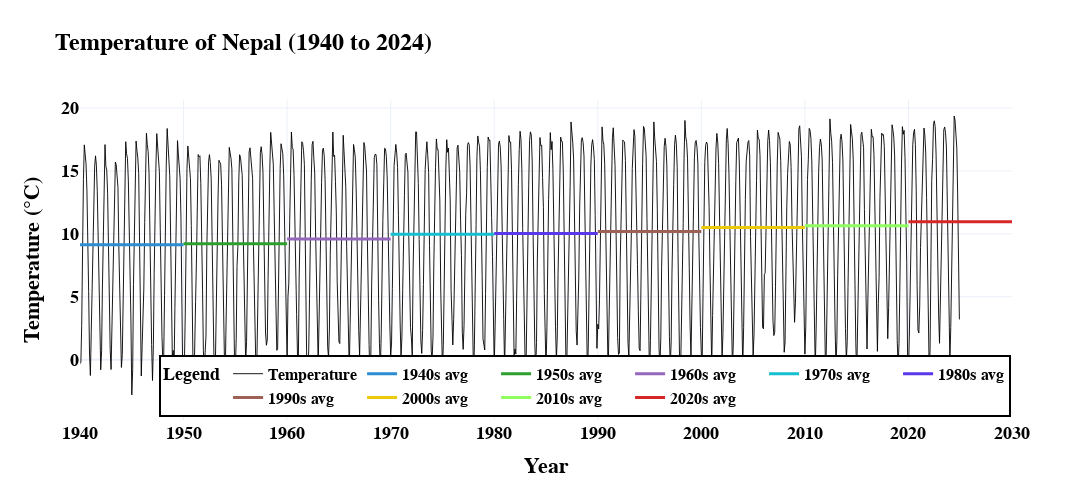

The notebook cell saved with this chart:
### Code cell
#Plotting a graph that shows the temperatures for each month from 1940 to 2024 in a single time series along with decade averages

fig = go.Figure()

#Getting date and temperature to plot the time series
temp = df_monthly_temp['monthly_temperature_C']
years = df_monthly_temp['date']

#Plotting the temperatures from 1940 to 2024
fig.add_trace(go.Scatter(
    x = years, y = temp,
    mode = 'lines',
    line = dict( width = 1, color = 'black'),
    opacity = 0.9,
    name = 'Temperature',
    hovertemplate=
            '<b>Date:</b> %{x}<br>' +
            '<b>Temperature:</b> %{y:.2f} °C<extra></extra>'
))

#Plotting straight lines for each decade averages

#Setting different colors for each decade average
decade_colors = {1940: "#2d8dd2", 1950: "#2ca02c", 1960: "#9467bd", 1970: "#17becf", 1980:"#5b37ea", 1990:"#9e6155", 2000:"#ecca0a", 2010:"#91fe5f", 2020:'#d62728', }  

#Plotting a straight line for each decade average temperature and making them each a different color
for _, row in decade_avg.iterrows():
    start_year = pd.to_datetime(f"{row['decade']}-01-01") #Start of the decade
    end_year = pd.to_datetime(f"{row['decade']+9}-12-31") #End of the decade
    fig.add_trace(go.Scatter(
        x = [start_year, end_year],
        y = [row['avg_decade_temp_C']] * 2,
        mode = 'lines',
        line = dict(width = 3, color = decade_colors[row['decade']]),
        name = f"{int(row['decade'])}s avg",
        hovertemplate = 
        f"<b>Decade:</b> {int(row['decade'])}s<br><b>Avg Temperature:</b> {row['avg_decade_temp_C']:.2f} °C<extra></extra>"
    ))

#Overall layout for the graph
fig.update_layout(
    title = "Temperature of Nepal (1940 to 2024)",
    title_font = dict(size = 24, family = "Calibri", color = "black", weight  =  'bold'),  
    xaxis = dict(
        title = "Year",
        title_font = dict(size = 22, family = "Calibri", color = "black", weight  =  'bold'),  
        tickfont = dict(size = 18, family = "Calibri", color = "black", weight  =  'bold')
    ),
    yaxis = dict(
        title = "Temperature (°C)",
        title_font = dict(size = 22, family = "Calibri", color = "black", weight  =  'bold'), 
        tickfont = dict(size = 18, family = "Calibri", color = "black", weight  =  'bold')     
    ),
    legend = dict(
        title = "Legend",
        orientation = "h",
        yanchor = "bottom",
        y = 0.01,
        xanchor = "right",
        x = 0.999,
        title_font = dict(size = 18, family = "Calibri", color = "black", weight  =  'bold'), 
        font = dict(size = 16, family = "Calibri", color = "black", weight  =  'bold'),       
    bordercolor = "Black",
    borderwidth = 2
    ),
    template = "plotly_white",
    width = 1600, height = 500
)

fig.show()

### Figure 1 — Plotly figure (JSON) as saved in the notebook; plotly's stock layout.template omitted (floating-point values rounded to 4 significant figures; data arrays with more than 128 entries replaced by an {"elided": "..."} marker saying what was removed)
{"data": [{"hovertemplate": "<b>Date:</b> %{x}<br><b>Temperature:</b> %{y:.2f} °C<extra></extra>", "line": {"color": "black", "width": 1}, "mode": "lines", "name": "Temperature", "opacity": 0.9, "type": "scatter", "x": {"elided": "1020 str values"}, "y": {"elided": "1020 float values"}}, {"hovertemplate": "<b>Decade:</b> 1940s<br><b>Avg Temperature:</b> 9.13 °C<extra></extra>", "line": {"color": "#2d8dd2", "width": 3}, "mode": "lines", "name": "1940s avg", "type": "scatter", "x": ["1940-01-01T00:00:00", "1949-12-31T00:00:00"], "y": [9.131, 9.131]}, {"hovertemplate": "<b>Decade:</b> 1950s<br><b>Avg Temperature:</b> 9.21 °C<extra></extra>", "line": {"color": "#2ca02c", "width": 3}, "mode": "lines", "name": "1950s avg", "type": "scatter", "x": ["1950-01-01T00:00:00", "1959-12-31T00:00:00"], "y": [9.208, 9.208]}, {"hovertemplate": "<b>Decade:</b> 1960s<br><b>Avg Temperature:</b> 9.60 °C<extra></extra>", "line": {"color": "#9467bd", "width": 3}, "mode": "lines", "name": "1960s avg", "type": "scatter", "x": ["1960-01-01T00:00:00", "1969-12-31T00:00:00"], "y": [9.603, 9.603]}, {"hovertemplate": "<b>Decade:</b> 1970s<br><b>Avg Temperature:</b> 9.96 °C<extra></extra>", "line": {"color": "#17becf", "width": 3}, "mode": "lines", "name": "1970s avg", "type": "scatter", "x": ["1970-01-01T00:00:00", "1979-12-31T00:00:00"], "y": [9.962, 9.962]}, {"hovertemplate": "<b>Decade:</b> 1980s<br><b>Avg Temperature:</b> 10.02 °C<extra></extra>", "line": {"color": "#5b37ea", "width": 3}, "mode": "lines", "name": "1980s avg", "type": "scatter", "x": ["1980-01-01T00:00:00", "1989-12-31T00:00:00"], "y": [10.02, 10.02]}, {"hovertemplate": "<b>Decade:</b> 1990s<br><b>Avg Temperature:</b> 10.19 °C<extra></extra>", "line": {"color": "#9e6155", "width": 3}, "mode": "lines", "name": "1990s avg", "type": "scatter", "x": ["1990-01-01T00:00:00", "1999-12-31T00:00:00"], "y": [10.19, 10.19]}, {"hovertemplate": "<b>Decade:</b> 2000s<br><b>Avg Temperature:</b> 10.51 °C<extra></extra>", "line": {"color": "#ecca0a", "width": 3}, "mode": "lines", "name": "2000s avg", "type": "scatter", "x": ["2000-01-01T00:00:00", "2009-12-31T00:00:00"], "y": [10.51, 10.51]}, {"hovertemplate": "<b>Decade:</b> 2010s<br><b>Avg Temperature:</b> 10.65 °C<extra></extra>", "line": {"color": "#91fe5f", "width": 3}, "mode": "lines", "name": "2010s avg", "type": "scatter", "x": ["2010-01-01T00:00:00", "2019-12-31T00:00:00"], "y": [10.65, 10.65]}, {"hovertemplate": "<b>Decade:</b> 2020s<br><b>Avg Temperature:</b> 10.96 °C<extra></extra>", "line": {"color": "#d62728", "width": 3}, "mode": "lines", "name": "2020s avg", "type": "scatter", "x": ["2020-01-01T00:00:00", "2029-12-31T00:00:00"], "y": [10.96, 10.96]}], "layout": {"height": 500, "legend": {"bordercolor": "Black", "borderwidth": 2, "font": {"color": "black", "family": "Calibri", "size": 16, "weight": "bold"}, "orientation": "h", "title": {"font": {"color": "black", "family": "Calibri", "size": 18, "weight": "bold"}, "text": "Legend"}, "x": 0.999, "xanchor": "right", "y": 0.01, "yanchor": "bottom"}, "title": {"font": {"color": "black", "family": "Calibri", "size": 24, "weight": "bold"}, "text": "Temperature of Nepal (1940 to 2024)"}, "width": 1600, "xaxis": {"tickfont": {"color": "black", "family": "Calibri", "size": 18, "weight": "bold"}, "title": {"font": {"color": "black", "family": "Calibri", "size": 22, "weight": "bold"}, "text": "Year"}}, "yaxis": {"tickfont": {"color": "black", "family": "Calibri", "size": 18, "weight": "bold"}, "title": {"font": {"color": "black", "family": "Calibri", "size": 22, "weight": "bold"}, "text": "Temperature (°C)"}}}}
